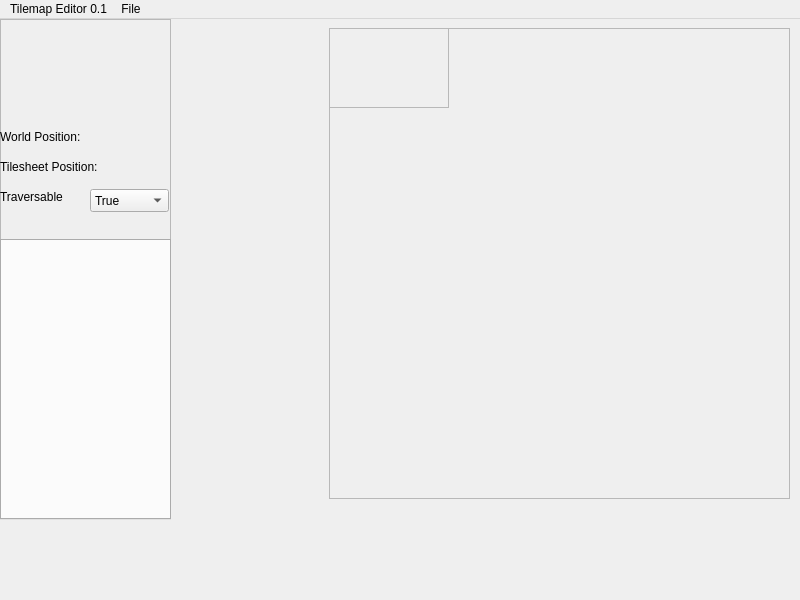
<?xml version="1.0" encoding="UTF-8"?>
<ui version="4.0">
 <class>MainWindow</class>
 <widget class="QMainWindow" name="MainWindow">
  <property name="geometry">
   <rect>
    <x>0</x>
    <y>0</y>
    <width>800</width>
    <height>600</height>
   </rect>
  </property>
  <property name="windowTitle">
   <string>MainWindow</string>
  </property>
  <widget class="QWidget" name="centralwidget">
   <widget class="QFrame" name="SFMLFrame">
    <property name="geometry">
     <rect>
      <x>329</x>
      <y>9</y>
      <width>461</width>
      <height>471</height>
     </rect>
    </property>
    <property name="frameShape">
     <enum>QFrame::StyledPanel</enum>
    </property>
    <property name="frameShadow">
     <enum>QFrame::Raised</enum>
    </property>
    <widget class="QScrollArea" name="canvasScrollArea">
     <property name="geometry">
      <rect>
       <x>0</x>
       <y>0</y>
       <width>120</width>
       <height>80</height>
      </rect>
     </property>
     <property name="widgetResizable">
      <bool>true</bool>
     </property>
     <widget class="QWidget" name="canvasScrollAreaWidgetContents">
      <property name="geometry">
       <rect>
        <x>0</x>
        <y>0</y>
        <width>118</width>
        <height>78</height>
       </rect>
      </property>
     </widget>
    </widget>
   </widget>
   <widget class="QFrame" name="currentTileFrame">
    <property name="geometry">
     <rect>
      <x>0</x>
      <y>0</y>
      <width>171</width>
      <height>221</height>
     </rect>
    </property>
    <property name="frameShape">
     <enum>QFrame::StyledPanel</enum>
    </property>
    <property name="frameShadow">
     <enum>QFrame::Raised</enum>
    </property>
    <widget class="QLabel" name="currentTileGraphic">
     <property name="geometry">
      <rect>
       <x>10</x>
       <y>30</y>
       <width>158</width>
       <height>99</height>
      </rect>
     </property>
     <property name="text">
      <string/>
     </property>
    </widget>
    <widget class="QComboBox" name="currentTileTraversable">
     <property name="geometry">
      <rect>
       <x>90</x>
       <y>170</y>
       <width>79</width>
       <height>23</height>
      </rect>
     </property>
     <item>
      <property name="text">
       <string>True</string>
      </property>
     </item>
     <item>
      <property name="text">
       <string>False</string>
      </property>
     </item>
    </widget>
    <widget class="QLabel" name="traversableLabel">
     <property name="geometry">
      <rect>
       <x>0</x>
       <y>170</y>
       <width>81</width>
       <height>16</height>
      </rect>
     </property>
     <property name="text">
      <string>Traversable</string>
     </property>
    </widget>
    <widget class="QLabel" name="currentTileWorldCoords">
     <property name="geometry">
      <rect>
       <x>0</x>
       <y>110</y>
       <width>101</width>
       <height>16</height>
      </rect>
     </property>
     <property name="text">
      <string>World Position:</string>
     </property>
    </widget>
    <widget class="QLabel" name="currentTileTileSheetCoords">
     <property name="geometry">
      <rect>
       <x>0</x>
       <y>140</y>
       <width>121</width>
       <height>16</height>
      </rect>
     </property>
     <property name="text">
      <string>Tilesheet Position:</string>
     </property>
    </widget>
   </widget>
   <widget class="QTabWidget" name="tileSheetTabs">
    <property name="geometry">
     <rect>
      <x>0</x>
      <y>220</y>
      <width>171</width>
      <height>281</height>
     </rect>
    </property>
   </widget>
  </widget>
  <widget class="QMenuBar" name="menubar">
   <property name="geometry">
    <rect>
     <x>0</x>
     <y>0</y>
     <width>800</width>
     <height>20</height>
    </rect>
   </property>
   <widget class="QMenu" name="menuTilemap_Editor_1">
    <property name="title">
     <string>Tilemap Editor 0.1</string>
    </property>
   </widget>
   <widget class="QMenu" name="menuFile">
    <property name="title">
     <string>File</string>
    </property>
    <addaction name="newMapAction"/>
   </widget>
   <addaction name="menuTilemap_Editor_1"/>
   <addaction name="menuFile"/>
  </widget>
  <action name="newMapAction">
   <property name="text">
    <string>New Map</string>
   </property>
   <property name="shortcut">
    <string>Ctrl+N</string>
   </property>
  </action>
 </widget>
 <layoutdefault spacing="6" margin="11"/>
 <resources/>
 <connections/>
</ui>
